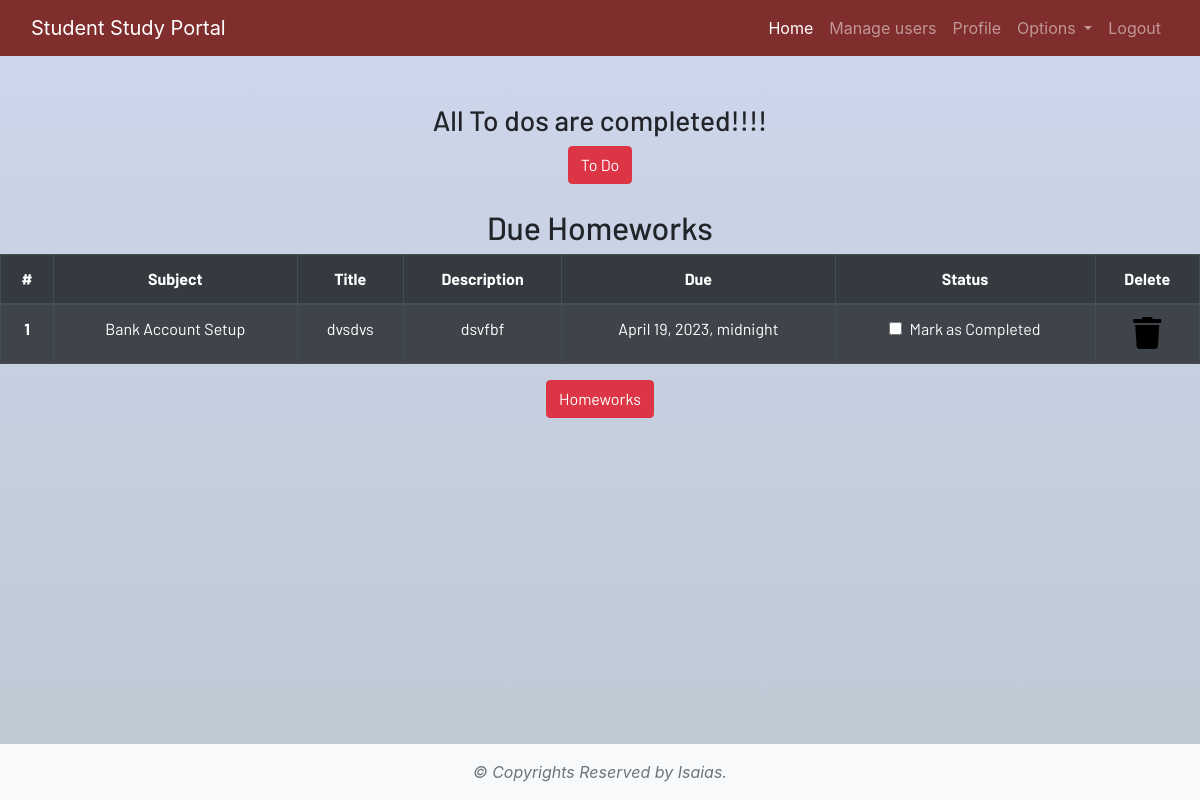
/profile/ (signed in), run on the app's committed database.
### dashboard/models.py (models this page shows, shortened)
class Homework(models.Model):
    user = models.ForeignKey(User , on_delete=models.CASCADE)
    subject= models.CharField(max_length=50)
    title= models.CharField(max_length=100)
    description = models.TextField()
    due= models.DateTimeField()
    is_finished= models.BooleanField(default=False)
    class Meta:
        verbose_name = "homework"
        verbose_name_plural = "homeworks"

### dashboard/views.py (the view)
# urls.py: path('profile/',dash_views.profile,name = 'profile'),
@login_required
def profile(request):
    homeworks = Homework.objects.filter(is_finished= False,user=request.user)
    todos = Todo.objects.filter(is_finished= False,user=request.user)
    if len(homeworks)==0:
        homework_done = True
    else:
        homework_done= False
    if len(todos)==0:
        todos_done = True
    else:
        todos_done= False
    context = {
        'homeworks':homeworks,
        'todos':todos,
        'homework_done':homework_done,
        'todos_done':todos_done
    }
    return render(request,'dashboard/profile.html',context)

### dashboard/templatetags/custom_tags.py (called while the page is built)
@register.filter(name= 'has_group')
def has_group(user,group_name):
    return user.groups.filter(name= group_name).exists()

### dashboard/templates/dashboard/profile.html
{% extends 'dashboard/base.html' %} {% load static %}
{% load crispy_forms_tags%}
{% block content %}
<section class="text-center">
    <div class "container">
    {% if not todos_done %}
        <h2>Due ToDos</h2>
        <table class="table table-striped table-bordered table-hover table-dark">
            <thead>
                <tr>
                    <th scope="col">#</th>
                    <th scope="col">Title</th>
                    <th scope="col">Status</th>
                    <th scope="col">Delete</th>
                </tr>
            </thead>
            <tbody>
            {% for todo in todos  %}
                <tr>
                    <th scope="row">{{forloop.counter}}</th>
                    <td>{{todo.title}}</td>
                    <td>
                        <a href="{% url 'update-todo' todo.id %}">
                            <div class="form-check">
                            {% if todo.is_finished %}
                            <input class="form-check-input" type="checkbox" value="" checked >
                            {% else %}
                             <input class="form-check-input" type="checkbox" value=""  >
                            {% endif %}
                                  <label class="form-check-label text-light" for="flexCheckDefault">
                                    Mark as Completed
                                </label>
                            </div>
                        </a>
                    </td>
                    <td><a href="{% url 'delete-todo' todo.id %}"><i class="fa fa-trash fa-2x"></i></a></td>
                </tr>
            {% endfor %}
            </tbody>
        </table>
        {% else %}
        <h3>All To dos are completed!!!!</h3>
{% endif %}
        <a href="{% url 'todo' %}" class="btn btn-danger">To Do</a>
        <br><br>
   {% if not homework_done %}
        <h2>Due Homeworks</h2>
        <table class="table table-striped table-bordered table-hover table-dark">
            <thead>
                <tr>
                    <th scope="col">#</th>
                    <th scope="col">Subject</th>
                    <th scope="col">Title</th>
                    <th scope="col">Description</th>
                    <th scope="col">Due</th>
                    <th scope="col">Status</th>
                    <th scope="col">Delete</th>
                </tr>
            </thead>
            <tbody>
            {% for homework in homeworks  %}
                <tr>
                    <th scope="row">{{forloop.counter}}</th>
                    <td>{{homework.subject}}</td>
                    <td>{{homework.title}}</td>
                    <td>{{homework.description}}</td>
                    <td>{{homework.due}}</td>
                    <td>
                        <a href="{% url 'update-homework' homework.id %}">
                            <div class="form-check">
                                {% if homework.is_finished %}
                                <input class="form-check-input" type="checkbox" value="" checked >
                                   {% else%}
                                 <input class="form-check-input" type="checkbox" value=""  >
                                {% endif %}
                                <label class="form-check-label text-light" for="flexCheckDefault" >
                                    Mark as Completed
                                </label>
                            </div>
                        </a>
                    </td>
                    <td><a href="{% url 'delete-homework' homework.id %}"><i class="fa fa-trash fa-2x"></i></a></td>
                </tr>
                 {% endfor %}
            </tbody>
        </table>
           {% else %}
        <h3>All To homeworks are completed!!!!</h3>
   {% endif %}
        <a href="{% url 'homework' %}" class="btn btn-danger">Homeworks</a>
    </div>
</section>
{% endblock content %}

### static/css/main.css (style rules this page uses)
html { scroll-behavior: smooth; height: 100%; width: 100%; }
a { text-decoration: none !important; color: black; }
html, body { max-width: 100%; overflow-x: hidden; height: 100%; width: 100%; }
body { background: linear-gradient(rgba(12, 53, 164, 0.2), rgba(24, 59, 94, 0.278)); overflow-x: hidden; background-repeat: no-repeat; }
.fa { color: black; }

### data on the page
Homework: subject "Bank Account Setup", title "dvsdvs", description "dsvfbf", due "April 19, 2023, midnight"
